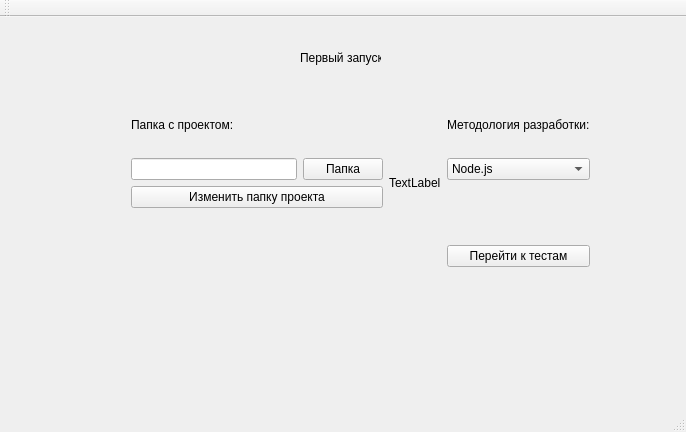
<?xml version="1.0" encoding="UTF-8"?>
<ui version="4.0">
 <class>MainWindow</class>
 <widget class="QMainWindow" name="MainWindow">
  <property name="geometry">
   <rect>
    <x>0</x>
    <y>0</y>
    <width>686</width>
    <height>432</height>
   </rect>
  </property>
  <property name="windowTitle">
   <string>MainWindow</string>
  </property>
  <widget class="QWidget" name="centralWidget">
   <widget class="QLabel" name="label">
    <property name="geometry">
     <rect>
      <x>300</x>
      <y>30</y>
      <width>81</width>
      <height>21</height>
     </rect>
    </property>
    <property name="text">
     <string>Первый запуск</string>
    </property>
   </widget>
   <widget class="QWidget" name="horizontalLayoutWidget">
    <property name="geometry">
     <rect>
      <x>120</x>
      <y>70</y>
      <width>481</width>
      <height>191</height>
     </rect>
    </property>
    <layout class="QHBoxLayout" name="horizontalLayout_2">
     <item>
      <layout class="QVBoxLayout" name="verticalLayout">
       <item>
        <widget class="QLabel" name="label_5">
         <property name="text">
          <string>Папка с проектом:</string>
         </property>
        </widget>
       </item>
       <item>
        <layout class="QHBoxLayout" name="horizontalLayout">
         <item>
          <widget class="QLineEdit" name="dir"/>
         </item>
         <item>
          <widget class="QPushButton" name="changeDir">
           <property name="text">
            <string>Папка</string>
           </property>
          </widget>
         </item>
        </layout>
       </item>
       <item>
        <widget class="QPushButton" name="changeDir2">
         <property name="text">
          <string>Изменить папку проекта</string>
         </property>
        </widget>
       </item>
       <item>
        <widget class="QLabel" name="complete">
         <property name="text">
          <string> </string>
         </property>
        </widget>
       </item>
      </layout>
     </item>
     <item>
      <widget class="QLabel" name="arrow">
       <property name="text">
        <string>TextLabel</string>
       </property>
      </widget>
     </item>
     <item>
      <layout class="QVBoxLayout" name="verticalLayout_2">
       <item>
        <widget class="QLabel" name="label_4">
         <property name="text">
          <string>Методология разработки:</string>
         </property>
        </widget>
       </item>
       <item>
        <widget class="QComboBox" name="tests">
         <item>
          <property name="text">
           <string>Node.js</string>
          </property>
         </item>
         <item>
          <property name="text">
           <string>Другое</string>
          </property>
         </item>
        </widget>
       </item>
       <item>
        <widget class="QLabel" name="findedTest">
         <property name="text">
          <string> </string>
         </property>
        </widget>
       </item>
       <item>
        <widget class="QPushButton" name="goToTestBtn">
         <property name="text">
          <string>Перейти к тестам</string>
         </property>
        </widget>
       </item>
      </layout>
     </item>
    </layout>
   </widget>
  </widget>
  <widget class="QMenuBar" name="menuBar">
   <property name="geometry">
    <rect>
     <x>0</x>
     <y>0</y>
     <width>686</width>
     <height>20</height>
    </rect>
   </property>
  </widget>
  <widget class="QToolBar" name="mainToolBar">
   <attribute name="toolBarArea">
    <enum>TopToolBarArea</enum>
   </attribute>
   <attribute name="toolBarBreak">
    <bool>false</bool>
   </attribute>
  </widget>
  <widget class="QStatusBar" name="statusBar"/>
 </widget>
 <layoutdefault spacing="6" margin="11"/>
 <resources/>
 <connections/>
</ui>
